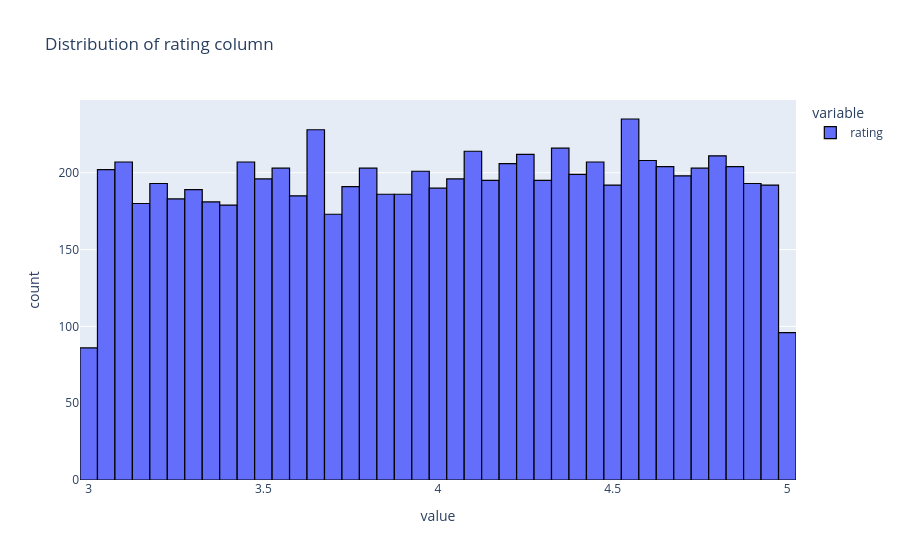

The notebook cell this image was saved under:
### Markdown cell above
>- ## Handling missing value

 1. Used **forward fill** for handling last review value missing col
 2. Handling **rating** col missing value 
     - Showing Distribution 1st
     - using **median**
 3. Handling **rating** col missing value 
     - amount -low 
     - using **median**
 4. Droping **Name** and **Host_name**
     - reason - low amount

### Code cell
# distribution of rating col
fig = px.histogram(df['rating'], title="Distribution of rating column", nbins=50)


fig.update_traces(
    marker_line_width=1.2,       
    marker_line_color="black"   
)

fig.show()

### Figure 1 — Plotly figure (JSON) as saved in the notebook; plotly's stock layout.template omitted (floating-point values rounded to 4 significant figures; data arrays with more than 128 entries replaced by an {"elided": "..."} marker saying what was removed)
{"data": [{"bingroup": "x", "hovertemplate": "variable=rating<br>value=%{x}<br>count=%{y}<extra></extra>", "legendgroup": "rating", "marker": {"color": "#636efa", "line": {"color": "black", "width": 1.2}, "pattern": {"shape": ""}}, "name": "rating", "nbinsx": 50, "orientation": "v", "showlegend": true, "type": "histogram", "x": {"elided": "9996 float values"}, "xaxis": "x", "yaxis": "y"}], "layout": {"barmode": "relative", "legend": {"title": {"text": "variable"}, "tracegroupgap": 0}, "title": {"text": "Distribution of rating column"}, "xaxis": {"anchor": "y", "domain": [0, 1], "title": {"text": "value"}}, "yaxis": {"anchor": "x", "domain": [0, 1], "title": {"text": "count"}}}}
